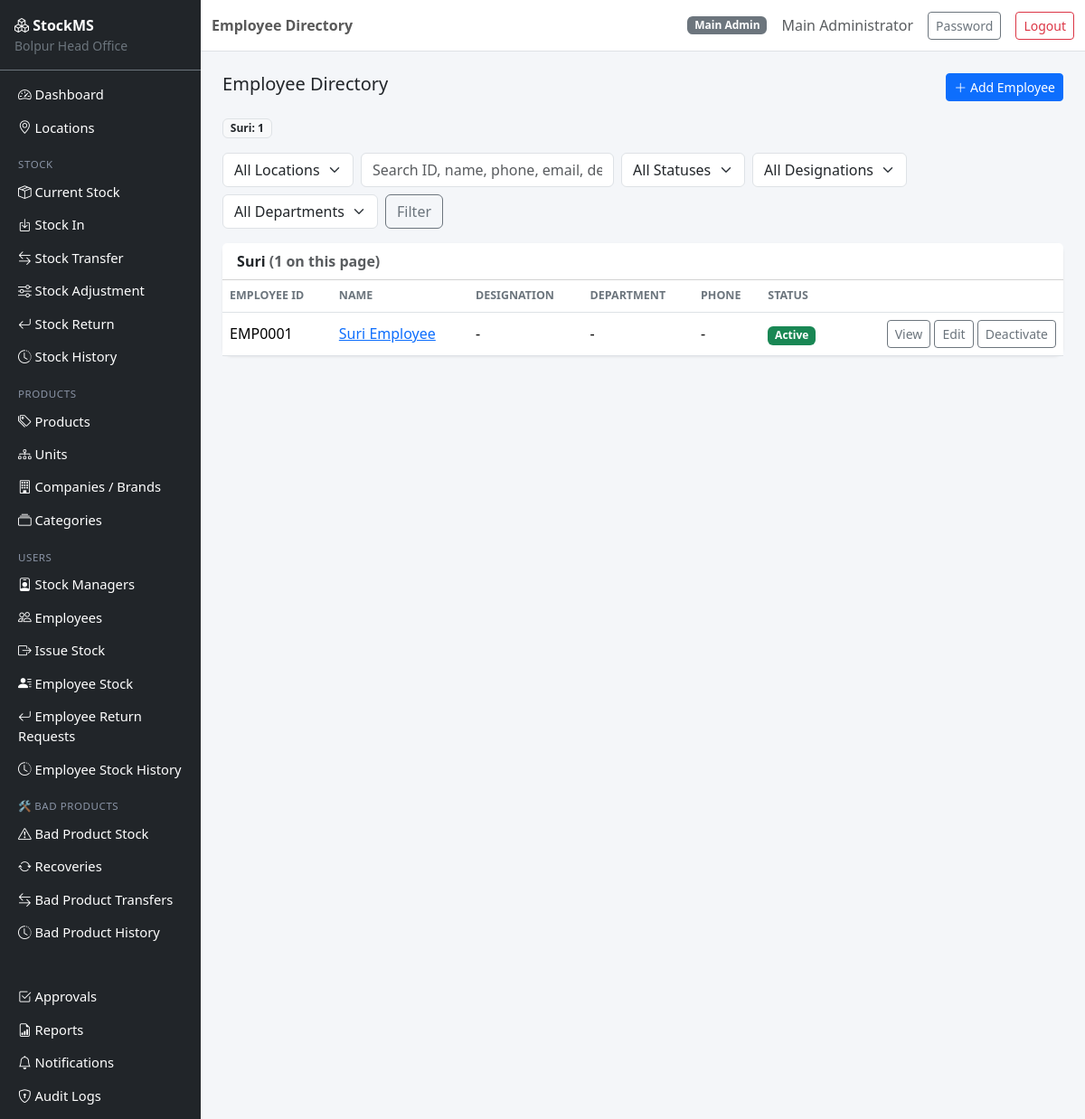
/users/employees (signed in), run on the app's committed database.
### app/models.py (models this page shows, shortened)
class User(UserMixin, db.Model):
    __tablename__ = "users"
    id = db.Column(db.Integer, primary_key=True)
    username = db.Column(db.String(64), unique=True, nullable=False, index=True)
    email = db.Column(db.String(120), unique=True, nullable=False, index=True)
    password_hash = db.Column(db.String(255), nullable=False)
    full_name = db.Column(db.String(120), nullable=False)
    role = db.Column(db.String(20), nullable=False, default=ROLE_EMPLOYEE)
    is_active = db.Column(db.Boolean, default=True, nullable=False)
    created_at = db.Column(db.DateTime, default=datetime.utcnow)
    updated_at = db.Column(db.DateTime, default=datetime.utcnow, onupdate=datetime.utcnow)
    last_login_at = db.Column(db.DateTime)
    manager_assignments = db.relationship(
        "StockManagerAssignment", back_populates="user", foreign_keys="StockManagerAssignment.user_id"
    )
    employee_profile = db.relationship(
        "Employee", back_populates="user", uselist=False, foreign_keys="Employee.user_id"
    )
    def is_main_admin(self):
        return self.role == ROLE_MAIN_ADMIN
    def is_employee(self):
        return self.role == ROLE_EMPLOYEE

class Location(db.Model):
    __tablename__ = "locations"
    id = db.Column(db.Integer, primary_key=True)
    code = db.Column(db.String(10), unique=True, nullable=False)
    name = db.Column(db.String(120), nullable=False)
    address = db.Column(db.String(255))
    is_active = db.Column(db.Boolean, default=True, nullable=False)
    created_at = db.Column(db.DateTime, default=datetime.utcnow)
    updated_at = db.Column(db.DateTime, default=datetime.utcnow, onupdate=datetime.utcnow)
    manager_assignments = db.relationship("StockManagerAssignment", back_populates="location")
    employees = db.relationship("Employee", back_populates="location")

class Employee(db.Model):
    __tablename__ = "employees"
    id = db.Column(db.Integer, primary_key=True)
    employee_code = db.Column(db.String(20), unique=True, nullable=False)
    user_id = db.Column(db.Integer, db.ForeignKey("users.id"), unique=True, nullable=False)
    location_id = db.Column(db.Integer, db.ForeignKey("locations.id"), nullable=False)
    stock_manager_id = db.Column(db.Integer, db.ForeignKey("users.id"))  # supervising manager
    phone = db.Column(db.String(20))
    designation = db.Column(db.String(100))
    department = db.Column(db.String(100))
    joined_at = db.Column(db.DateTime, default=datetime.utcnow)
    is_active = db.Column(db.Boolean, default=True, nullable=False)
    created_at = db.Column(db.DateTime, default=datetime.utcnow)
    updated_at = db.Column(db.DateTime, default=datetime.utcnow, onupdate=datetime.utcnow)
    user = db.relationship("User", back_populates="employee_profile", foreign_keys=[user_id])
    location = db.relationship("Location", back_populates="employees")
    stock_manager = db.relationship("User", foreign_keys=[stock_manager_id])

### app/blueprints/users/routes.py (the view)
@bp.route("/employees")
@login_required
def list_employees():
    if current_user.is_employee():
        if current_user.employee_profile:
            return redirect(url_for("users.employee_detail", employee_id=current_user.employee_profile.id))
        abort(403)
    query = _employee_base_query()
    location_id = request.args.get("location_id", type=int)
    q = request.args.get("q", "").strip()
    status_filter = request.args.get("status", "")
    designation_filter = request.args.get("designation", "").strip()
    department_filter = request.args.get("department", "").strip()
    page = request.args.get("page", 1, type=int)
    if location_id:
        require_location_access(location_id)
        query = query.filter(Employee.location_id == location_id)
    if status_filter == "active":
        query = query.filter(Employee.is_active.is_(True))
    elif status_filter == "inactive":
        query = query.filter(Employee.is_active.is_(False))
    if designation_filter:
        query = query.filter(Employee.designation == designation_filter)
    if department_filter:
        query = query.filter(Employee.department == department_filter)
    if q:
        like = f"%{q}%"
        query = query.filter(or_(
            Employee.employee_code.ilike(like), User.full_name.ilike(like),
            Employee.phone.ilike(like), User.email.ilike(like), Employee.designation.ilike(like),
        ))
    query = query.order_by(User.full_name)
    pagination = query.paginate(page=page, per_page=25, error_out=False)
    employees = pagination.items
    grouped = {}
    for e in employees:
        grouped.setdefault(e.location.name, []).append(e)
    loc_ids = accessible_location_ids(current_user)
    locations = Location.query.filter(Location.id.in_(loc_ids)).all() if loc_ids is not None else Location.query.filter_by(is_active=True).order_by(Location.name).all()
    counts_query = _employee_base_query()
    location_counts = {}
    for e in counts_query.all():
        location_counts[e.location.name] = location_counts.get(e.location.name, 0) + 1
    designations = sorted({d[0] for d in db.session.query(Employee.designation).filter(Employee.designation.isnot(None)).distinct() if d[0]})
    departments = sorted({d[0] for d in db.session.query(Employee.department).filter(Employee.department.isnot(None)).distinct() if d[0]})
    return render_template(
        "users/employees_list.html", grouped=grouped, pagination=pagination, locations=locations,
        location_id=location_id, q=q, status_filter=status_filter,
        designation_filter=designation_filter, department_filter=department_filter,
        designations=designations, departments=departments, location_counts=location_counts,
    )

### app/templates/users/employees_list.html (shortened to what this page needs)
{% extends "base.html" %}
{% block page_title %}Employee Directory{% endblock %}
{% block content %}
<div class="d-flex justify-content-between mb-3 flex-wrap gap-2">
    <h5 class="mb-0">Employee Directory</h5>
    <a href="{{ url_for('users.new_employee') }}" class="btn btn-primary btn-sm"><i class="bi bi-plus-lg"></i> Add Employee</a>
</div>
<div class="row mb-3 g-2">
    {% for loc_name, count in location_counts.items() %}
    <div class="col-auto">
        <span class="badge bg-light text-dark border">{{ loc_name }}: <strong>{{ count }}</strong></span>
    </div>
    {% endfor %}
</div>
<form method="GET" class="row g-2 mb-3">
    <div class="col-auto">
        <select name="location_id" class="form-select" onchange="this.form.submit()">
            <option value="">All Locations</option>
        </select>
    </div>
    <div class="col-auto">
        <input type="text" name="q" class="form-control" placeholder="Search ID, name, phone, email, designation" value="{{ q }}" style="min-width:280px;">
    </div>
    <div class="col-auto">
        <select name="status" class="form-select" onchange="this.form.submit()">
            <option value="">All Statuses</option>
        </select>
    </div>
    <div class="col-auto">
        <select name="designation" class="form-select" onchange="this.form.submit()">
            <option value="">All Designations</option>
        </select>
    </div>
    <div class="col-auto">
        <select name="department" class="form-select" onchange="this.form.submit()">
            <option value="">All Departments</option>
        </select>
    </div>
    <div class="col-auto"><button class="btn btn-outline-secondary" type="submit">Filter</button></div>
</form>
{% for loc_name, emps in grouped.items() %}
<div class="card mb-3">
    <div class="card-header bg-white fw-semibold">{{ loc_name }} <span class="text-muted">({{ emps|length }} on this page)</span></div>
    <div class="card-body p-0">
        <div class="table-responsive">
        <table class="table table-hover align-middle mb-0">
            <thead><tr><th>Employee ID</th><th>Name</th><th>Designation</th><th>Department</th><th>Phone</th><th>Status</th><th></th></tr></thead>
            <tbody>
            {% for e in emps %}
                <tr>
                    <td>{{ e.employee_code }}</td>
                    <td><a href="{{ url_for('users.employee_detail', employee_id=e.id) }}">{{ e.user.full_name }}</a></td>
                    <td>{{ e.designation or '-' }}</td>
                    <td>{{ e.department or '-' }}</td>
                    <td>{{ e.phone or '-' }}</td>
                    <td>{% if e.is_active %}<span class="badge bg-success">Active</span>{% else %}<span class="badge bg-secondary">Inactive</span>{% endif %}</td>
                    <td class="text-end">
                        <a href="{{ url_for('users.employee_detail', employee_id=e.id) }}" class="btn btn-sm btn-outline-secondary">View</a>
                        <a href="{{ url_for('users.edit_employee', employee_id=e.id) }}" class="btn btn-sm btn-outline-secondary">Edit</a>
                        <form method="POST" action="{{ url_for('users.toggle_employee', employee_id=e.id) }}" class="d-inline">
                            <button class="btn btn-sm btn-outline-secondary">{{ 'Deactivate' if e.is_active else 'Activate' }}</button>
                        </form>
                    </td>
                </tr>
            {% endfor %}
            </tbody>
        </table>
        </div>
    </div>
</div>
{% else %}
<div class="card"><div class="card-body text-muted text-center py-4">No employees found.</div></div>
{% endfor %}
{% endblock %}

### app/templates/base.html (shortened to what this page needs)
<!DOCTYPE html>
<html lang="en">
<head>
    <link href="https://cdn.jsdelivr.net/npm/bootstrap@5.3.3/dist/css/bootstrap.min.css" rel="stylesheet">
    <link href="https://cdn.jsdelivr.net/npm/bootstrap-icons@1.11.3/font/bootstrap-icons.css" rel="stylesheet">
    <link href="{{ url_for('static', filename='css/app.css') }}" rel="stylesheet">
</head>
<body>
{% if current_user.is_authenticated %}
<div class="d-flex" id="wrapper">
    <nav class="sidebar bg-dark text-white" id="sidebar">
        <div class="sidebar-brand p-3 border-bottom border-secondary">
            <i class="bi bi-boxes"></i> <strong>StockMS</strong>
            <div class="small text-secondary">Bolpur Head Office</div>
        </div>
        <ul class="nav flex-column p-2">
            <li class="nav-item"><a class="nav-link text-white" href="{{ url_for('main.dashboard') }}"><i class="bi bi-speedometer2"></i> Dashboard</a></li>
            {% if current_user.is_main_admin() %}
            <li class="nav-item"><a class="nav-link text-white" href="{{ url_for('locations.list_locations') }}"><i class="bi bi-geo-alt"></i> Locations</a></li>
            {% endif %}
            <li class="nav-item sidebar-heading">Stock</li>
            <li class="nav-item"><a class="nav-link text-white" href="{{ url_for('stock.current_stock') }}"><i class="bi bi-box-seam"></i> Current Stock</a></li>
            {% if current_user.is_main_admin() or current_user.is_stock_manager() %}
            <li class="nav-item"><a class="nav-link text-white" href="{{ url_for('stock.stock_in') }}"><i class="bi bi-box-arrow-in-down"></i> Stock In</a></li>
            {% endif %}
            <li class="nav-item"><a class="nav-link text-white" href="{{ url_for('transfers.list_transfers') }}"><i class="bi bi-arrow-left-right"></i> Stock Transfer</a></li>
            <li class="nav-item"><a class="nav-link text-white" href="{{ url_for('adjustments.list_adjustments') }}"><i class="bi bi-sliders"></i> Stock Adjustment</a></li>
            <li class="nav-item"><a class="nav-link text-white" href="{{ url_for('returns.list_returns') }}"><i class="bi bi-arrow-return-left"></i> Stock Return</a></li>
            <li class="nav-item"><a class="nav-link text-white" href="{{ url_for('stock.stock_history') }}"><i class="bi bi-clock-history"></i> Stock History</a></li>
            <li class="nav-item sidebar-heading">Products</li>
            <li class="nav-item"><a class="nav-link text-white" href="{{ url_for('catalog.list_products') }}"><i class="bi bi-tags"></i> Products</a></li>
            {% if current_user.is_main_admin() %}
            <li class="nav-item"><a class="nav-link text-white" href="{{ url_for('catalog.list_units') }}"><i class="bi bi-diagram-3"></i> Units</a></li>
            <li class="nav-item"><a class="nav-link text-white" href="{{ url_for('catalog.list_brands') }}"><i class="bi bi-building"></i> Companies / Brands</a></li>
            <li class="nav-item"><a class="nav-link text-white" href="{{ url_for('catalog.list_categories') }}"><i class="bi bi-collection"></i> Categories</a></li>
            {% endif %}
            {% if current_user.is_main_admin() or current_user.is_stock_manager() %}
            <li class="nav-item sidebar-heading">Users</li>
            {% if current_user.is_main_admin() %}
            <li class="nav-item"><a class="nav-link text-white" href="{{ url_for('users.list_stock_managers') }}"><i class="bi bi-person-badge"></i> Stock Managers</a></li>
            {% endif %}
            <li class="nav-item"><a class="nav-link text-white" href="{{ url_for('users.list_employees') }}"><i class="bi bi-people"></i> Employees</a></li>
            <li class="nav-item"><a class="nav-link text-white" href="{{ url_for('employee_stock.issue_stock') }}"><i class="bi bi-box-arrow-right"></i> Issue Stock</a></li>
            <li class="nav-item"><a class="nav-link text-white" href="{{ url_for('employee_stock.employee_stock_overview') }}"><i class="bi bi-person-lines-fill"></i> Employee Stock</a></li>
            <li class="nav-item"><a class="nav-link text-white" href="{{ url_for('employee_stock.list_returns') }}"><i class="bi bi-arrow-return-left"></i> Employee Return Requests</a></li>
            <li class="nav-item"><a class="nav-link text-white" href="{{ url_for('employee_stock.history') }}"><i class="bi bi-clock-history"></i> Employee Stock History</a></li>
            {% endif %}
            <li class="nav-item sidebar-heading">🛠 Bad Products</li>
            <li class="nav-item"><a class="nav-link text-white" href="{{ url_for('bad_products.stock') }}"><i class="bi bi-exclamation-triangle"></i> Bad Product Stock</a></li>
            <li class="nav-item"><a class="nav-link text-white" href="{{ url_for('bad_products.list_recoveries') }}"><i class="bi bi-arrow-repeat"></i> Recoveries</a></li>
            <li class="nav-item"><a class="nav-link text-white" href="{{ url_for('bad_products.list_transfers') }}"><i class="bi bi-arrow-left-right"></i> Bad Product Transfers</a></li>
            <li class="nav-item"><a class="nav-link text-white" href="{{ url_for('bad_products.history') }}"><i class="bi bi-clock-history"></i> Bad Product History</a></li>
            <li class="nav-item sidebar-heading">&nbsp;</li>
            <li class="nav-item"><a class="nav-link text-white" href="{{ url_for('approvals.pending') }}"><i class="bi bi-check2-square"></i> Approvals</a></li>
            <li class="nav-item"><a class="nav-link text-white" href="{{ url_for('reports.index') }}"><i class="bi bi-file-earmark-bar-graph"></i> Reports</a></li>
            <li class="nav-item"><a class="nav-link text-white" href="{{ url_for('notifications.list_notifications') }}"><i class="bi bi-bell"></i> Notifications
            </a></li>
            {% if current_user.is_main_admin() %}
            <li class="nav-item"><a class="nav-link text-white" href="{{ url_for('audit.list_audit_logs') }}"><i class="bi bi-shield-lock"></i> Audit Logs</a></li>
            {% endif %}
        </ul>
    </nav>
    <div class="flex-grow-1">
        <nav class="navbar navbar-expand-lg navbar-light bg-white border-bottom sticky-top">
            <div class="container-fluid">
                <span class="navbar-text fw-semibold">{% block page_title %}{% endblock %}</span>
                <div class="ms-auto d-flex align-items-center gap-3">
                    <span class="badge bg-secondary">{{ current_user.role.replace('_',' ')|title }}</span>
                    <span class="text-muted">{{ current_user.full_name }}</span>
                    <a href="{{ url_for('auth.change_password') }}" class="btn btn-sm btn-outline-secondary">Password</a>
                    <a href="{{ url_for('auth.logout') }}" class="btn btn-sm btn-outline-danger">Logout</a>
                </div>
            </div>
        </nav>
        <main class="container-fluid p-4">
            {% block content %}{% endblock %}
        </main>
    </div>
</div>
{% endif %}
</body>
</html>

### data on the page
User: role.replace "Main Admin", full_name "Main Administrator"
Location: name "Suri", is_active "1", emps "1"
Employee: employee_code "EMP0001", user.full_name "Suri Employee", designation "-", department "-", phone "-", shows "Active", is_active "Deactivate"
